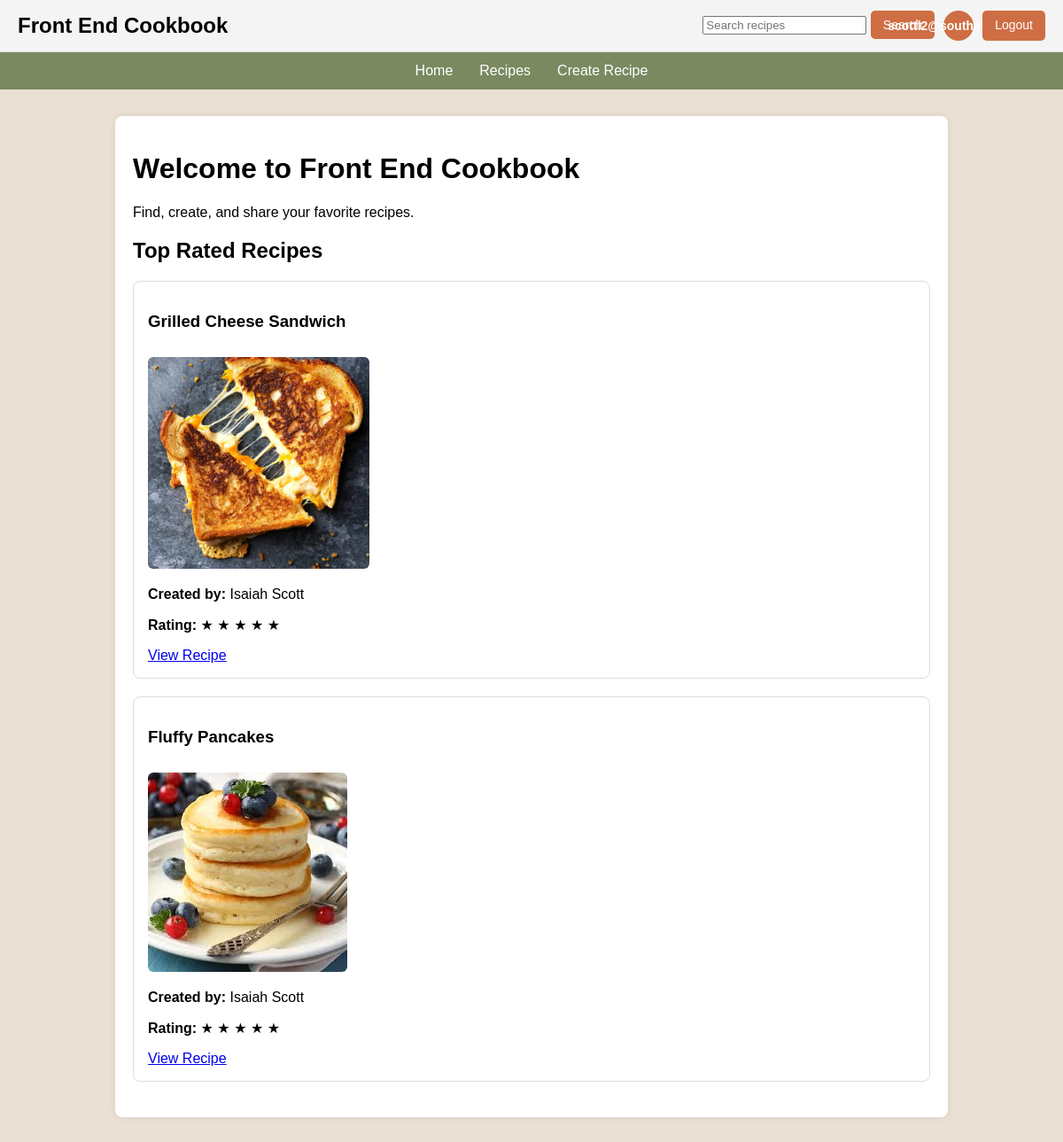
Screenshot of /home (signed in) with the database file from the repository.
### app/models.py (models this page shows, shortened)
class User(db.Model):
    __tablename__ = "users"
    id = db.Column(db.Integer, primary_key=True)
    first_name = db.Column(db.String(50), nullable=False)
    last_name = db.Column(db.String(50), nullable=False)
    email = db.Column(db.String(120), unique=True, nullable=False)
    password_hash = db.Column(db.String(255), nullable=False)
    recipes = db.relationship("Recipe", backref="author", lazy=True)

class Recipe(db.Model):
    __tablename__ = "recipes"
    id = db.Column(db.Integer, primary_key=True)
    title = db.Column(db.String(100), nullable=False)
    ingredients = db.Column(db.Text, nullable=False)
    instructions = db.Column(db.Text, nullable=False)
    image_filename = db.Column(db.String(255), nullable=True)
    rating = db.Column(db.Integer, default=0)
    user_id = db.Column(db.Integer, db.ForeignKey("users.id"), nullable=True)
    forked_from_id = db.Column(db.Integer, db.ForeignKey("recipes.id"), nullable=True)

### app/routes.py (the view)
@app.route("/home")
def home():
    top_recipes = Recipe.query.filter(
        Recipe.rating > 0
    ).order_by(
        Recipe.rating.desc()
    ).limit(3).all()
    return render_template("homepage.html", top_recipes=top_recipes)

### app/templates/homepage.html (shortened to what this page needs)
{% extends "base.html" %}
{% block content %}
<h1>Welcome to Front End Cookbook</h1>
<p>Find, create, and share your favorite recipes.</p>
<h2>Top Rated Recipes</h2>
{% if top_recipes %}
    {% for recipe in top_recipes %}
        <div class="recipe-card">
            <h3>{{ recipe.title }}</h3>
            {% if recipe.image_filename %}
                <img src="{{ url_for('static', filename='uploads/' + recipe.image_filename) }}" alt="{{ recipe.title }}">
            {% endif %}
            {% if recipe.author %}
                <p>
                    <strong>Created by:</strong>
                    {{ recipe.author.first_name }} {{ recipe.author.last_name }}
                </p>
            {% endif %}
            <p>
                <strong>Rating:</strong>
                {% for i in range(recipe.rating) %}
                    ★
                {% endfor %}
            </p>
            <a href="{{ url_for('view_recipe', recipe_id=recipe.id) }}">
                View Recipe
            </a>
        </div>
    {% endfor %}
{% else %}
    <p>No rated recipes yet.</p>
{% endif %}
{% endblock %}

### app/templates/base.html (shortened to what this page needs)
<!DOCTYPE html>
<html lang="en">
<head>
</head>
<body>
    <div class="top-header">
        <div class="logo">Front End Cookbook</div>
        <div class="top-actions">
            <form action="{{ url_for('search') }}" method="GET" style="display:inline;">
                <input type="text" name="q" placeholder="Search recipes">
                <button type="submit">Search</button>
            </form>
            {% if session.get("user_id") %}
                <div class="user-circle">
                    {{ session.get("user_initials") }}
                </div>
                <a href="{{ url_for('logout') }}">Logout</a>
            {% else %}
                <a href="{{ url_for('login') }}">Login</a>
            {% endif %}
        </div>
    </div>
    <div class="navbar">
        <ul class="nav-links">
            <li><a href="{{ url_for('home') }}">Home</a></li>
            <li><a href="{{ url_for('recipes') }}">Recipes</a></li>
            <li><a href="{{ url_for('create_recipe') }}">Create Recipe</a></li>
        </ul>
    </div>
    <main class="page-container">
        {% block content %}{% endblock %}
    </main>
    </body>
    </html>

### app/templates/base.html (style rules this page uses)
body { margin: 0; font-family: Arial, sans-serif; background-color: #EAE1D4; }
.top-header { display: flex; justify-content: space-between; align-items: center; padding: 12px 20px; background-color: #f4f4f4; border-bottom: 1px solid #ddd; }
.logo { font-size: 24px; font-weight: bold; }
.top-actions { display: flex; gap: 10px; }
.top-actions a, .top-actions button { padding: 8px 14px; border: none; background-color: #CF6E44; color: white; text-decoration: none; border-radius: 5px; cursor: pointer; font-size: 14px; }
.recipe-card img { max-width: 250px; border-radius: 6px; margin-top: 10px; }
.navbar { background-color: #7A8960; }
.nav-links { list-style: none; display: flex; justify-content: center; gap: 30px; margin: 0; padding: 12px 0; }
.nav-links a { color: white; text-decoration: none; font-size: 16px; }
.user-circle { width: 34px; height: 34px; background-color: #CF6E44; color: white; border-radius: 50%; display: flex; align-items: center; justify-content: center; font-weight: bold; font-size: 14px; }
.page-container { max-width: 900px; margin: 30px auto; padding: 20px; background-color: white; border-radius: 8px; box-shadow: 0 0 8px rgba(0,0,0,0.08); }
.recipe-card { border: 1px solid #ddd; border-radius: 8px; padding: 16px; margin-bottom: 20px; background-color: #fff; }

### rows the page displays
User: get "scotti2@southernct.edu"
Recipe: title "Grilled Cheese Sandwich", image_filename (picture), author.first_name "Isaiah", author.last_name "Scott", rating 5 (drawn)
Recipe: title "Fluffy Pancakes", image_filename (picture), author.first_name "Isaiah", author.last_name "Scott", rating 5 (drawn)
